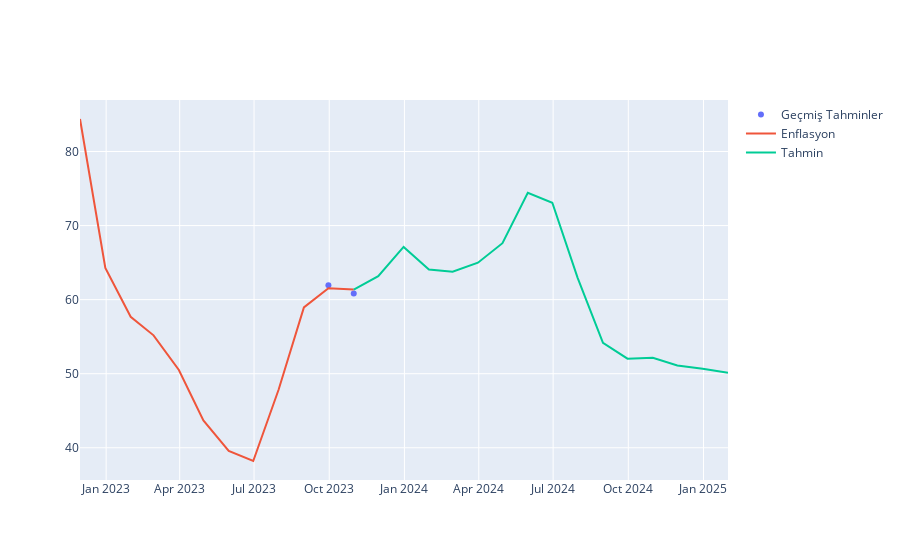

Source (notebook cell):
### Code cell
import plotly.graph_objects as go
import nbformat
import plotly.express as px
fig1 = go.Figure()
fig1.add_trace(go.Scatter(x=yıllıktahmin.index[10:12],y=[61.94,60.84],mode='markers',name="Geçmiş Tahminler"))
fig1.add_trace(go.Scatter(x=yıllıktahmin.index[:12],y=yıllıktahmin["Ortalama"].iloc[:12],mode='lines',name="Enflasyon"))
fig1.add_trace(go.Scatter(x=yıllıktahmin.index[11:27],y=yıllıktahmin["Ortalama"].iloc[11:27],mode='lines',name="Tahmin"))

### Figure 1 — Plotly figure (JSON) as saved in the notebook; plotly's stock layout.template omitted (floating-point values rounded to 4 significant figures)
{"data": [{"mode": "markers", "name": "Geçmiş Tahminler", "type": "scatter", "x": ["2023-09-30T00:00:00", "2023-10-31T00:00:00"], "y": [61.94, 60.84]}, {"mode": "lines", "name": "Enflasyon", "type": "scatter", "x": ["2022-11-30T00:00:00", "2022-12-31T00:00:00", "2023-01-31T00:00:00", "2023-02-28T00:00:00", "2023-03-31T00:00:00", "2023-04-30T00:00:00", "2023-05-31T00:00:00", "2023-06-30T00:00:00", "2023-07-31T00:00:00", "2023-08-31T00:00:00", "2023-09-30T00:00:00", "2023-10-31T00:00:00"], "y": [84.39, 64.27, 57.68, 55.18, 50.51, 43.68, 39.59, 38.21, 47.83, 58.94, 61.53, 61.36]}, {"mode": "lines", "name": "Tahmin", "type": "scatter", "x": ["2023-10-31T00:00:00", "2023-11-30T00:00:00", "2023-12-31T00:00:00", "2024-01-31T00:00:00", "2024-02-29T00:00:00", "2024-03-31T00:00:00", "2024-04-30T00:00:00", "2024-05-31T00:00:00", "2024-06-30T00:00:00", "2024-07-31T00:00:00", "2024-08-31T00:00:00", "2024-09-30T00:00:00", "2024-10-31T00:00:00", "2024-11-30T00:00:00", "2024-12-31T00:00:00", "2025-01-31T00:00:00"], "y": [61.36, 63.16, 67.12, 64.08, 63.76, 64.99, 67.62, 74.43, 73.08, 62.94, 54.16, 52.03, 52.14, 51.12, 50.67, 50.12]}], "layout": {}}
